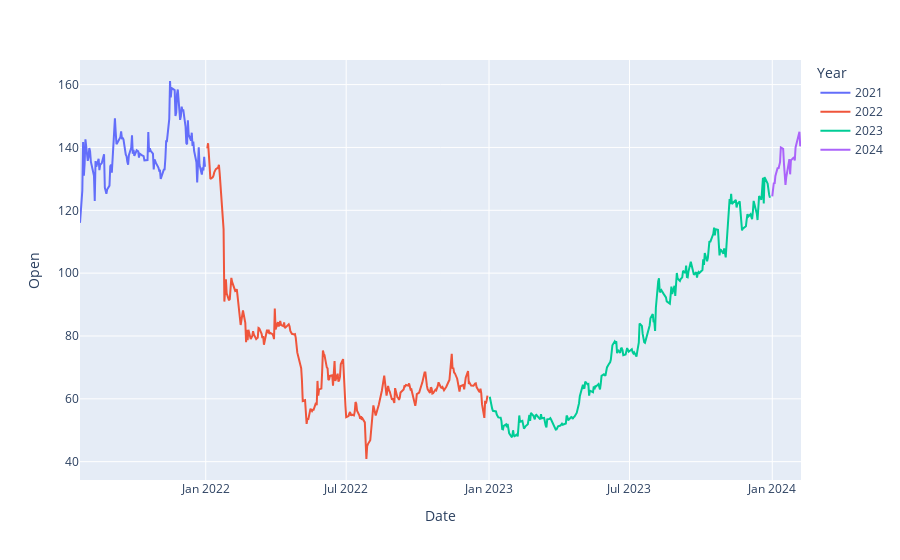
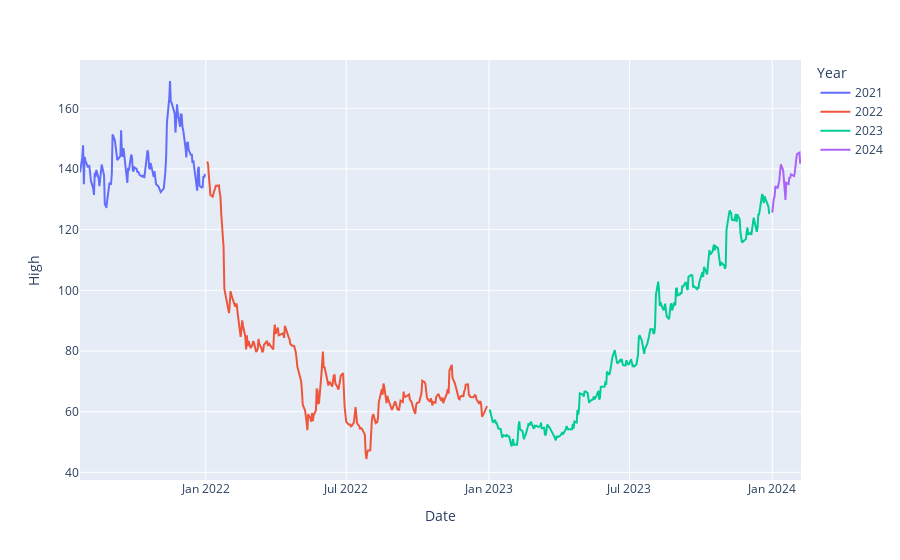
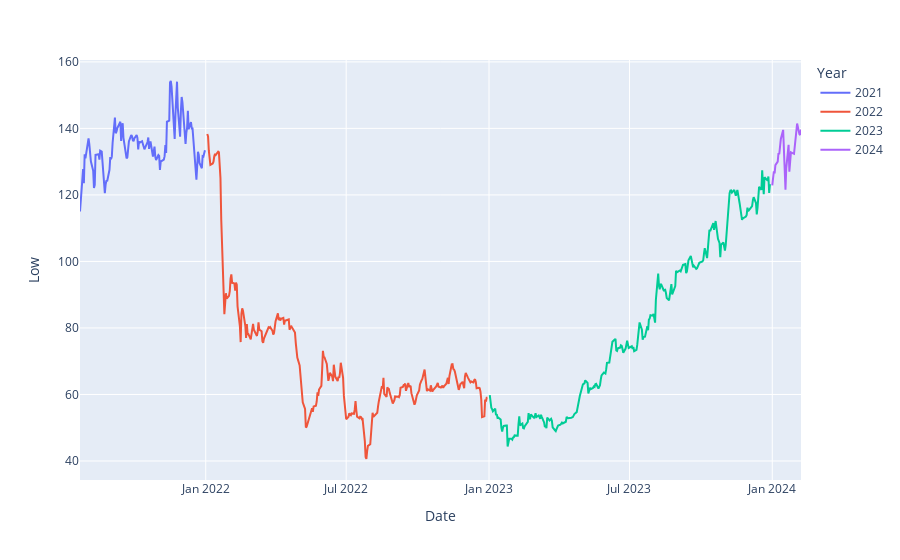
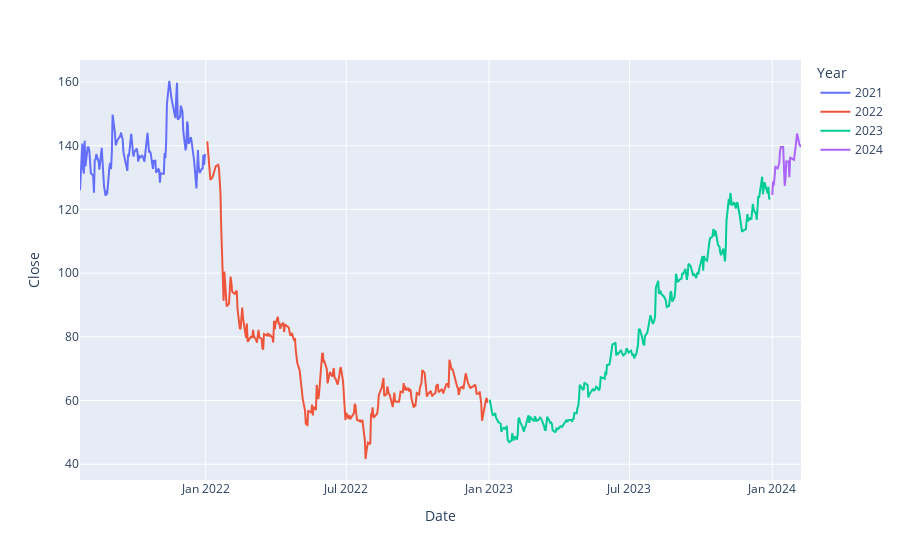

Source (notebook cell) for these figures, in order:
### Code cell
for i in df.columns [1 :7]:
    fig = px.line(df, x="Date", y=i , color= "Year")
    fig.show()

### Figure 1 — Plotly figure (JSON) as saved in the notebook; plotly's stock layout.template omitted (floating-point values rounded to 4 significant figures; data arrays with more than 128 entries replaced by an {"elided": "..."} marker saying what was removed)
{"data": [{"hovertemplate": "Year=2021<br>Date=%{x}<br>Open=%{y}<extra></extra>", "legendgroup": "2021", "line": {"color": "#636efa", "dash": "solid"}, "marker": {"symbol": "circle"}, "mode": "lines", "name": "2021", "orientation": "v", "showlegend": true, "type": "scatter", "x": ["2021-07-23", "2021-07-26", "2021-07-27", "2021-07-28", "2021-07-29", "2021-07-30", "2021-08-02", "2021-08-03", "2021-08-04", "2021-08-05", "2021-08-06", "2021-08-09", "2021-08-10", "2021-08-11", "2021-08-12", "2021-08-13", "2021-08-16", "2021-08-17", "2021-08-18", "2021-08-20", "2021-08-23", "2021-08-24", "2021-08-25", "2021-08-26", "2021-08-27", "2021-08-30", "2021-08-31", "2021-09-01", "2021-09-02", "2021-09-03", "2021-09-06", "2021-09-07", "2021-09-08", "2021-09-09", "2021-09-13", "2021-09-14", "2021-09-15", "2021-09-16", "2021-09-17", "2021-09-20", "2021-09-21", "2021-09-22", "2021-09-23", "2021-09-24", "2021-09-27", "2021-09-28", "2021-09-29", "2021-09-30", "2021-10-01", "2021-10-04", "2021-10-05", "2021-10-06", "2021-10-07", "2021-10-08", "2021-10-11", "2021-10-12", "2021-10-13", "2021-10-14", "2021-10-18", "2021-10-19", "2021-10-20", "2021-10-21", "2021-10-22", "2021-10-25", "2021-10-26", "2021-10-27", "2021-10-28", "2021-10-29", "2021-11-01", "2021-11-02", "2021-11-03", "2021-11-04", "2021-11-08", "2021-11-09", "2021-11-10", "2021-11-11", "2021-11-12", "2021-11-15", "2021-11-16", "2021-11-17", "2021-11-18", "2021-11-22", "2021-11-23", "2021-11-24", "2021-11-25", "2021-11-26", "2021-11-29", "2021-11-30", "2021-12-01", "2021-12-02", "2021-12-03", "2021-12-06", "2021-12-07", "2021-12-08", "2021-12-09", "2021-12-10", "2021-12-13", "2021-12-14", "2021-12-15", "2021-12-16", "2021-12-17", "2021-12-20", "2021-12-21", "2021-12-22", "2021-12-23", "2021-12-24", "2021-12-27", "2021-12-28", "2021-12-29", "2021-12-30", "2021-12-31"], "xaxis": "x", "y": [116, 126.3, 141.7, 131, 134.9, 142.6, 135.8, 137, 139.8, 138.8, 135.5, 132.4, 131, 123, 135.6, 133.9, 136.4, 132.8, 134.5, 134.9, 137.8, 127.2, 126, 125.2, 126.6, 127.8, 134, 134.6, 132, 135.9, 149.2, 144.9, 141, 141.4, 143.2, 145.1, 142.9, 143, 142.6, 137.7, 137.2, 135.4, 134.5, 137.6, 139.9, 143.9, 138, 139.2, 137.3, 139.1, 138.8, 138.8, 136.8, 138, 137.5, 137.3, 137.2, 135.9, 136, 144.9, 138.5, 139.8, 138.9, 138, 133, 136.2, 135.4, 135, 133.6, 132.7, 132.9, 130, 132.9, 133, 136.5, 142, 142, 149, 161.1, 155.9, 158.9, 158.2, 150, 151.1, 157, 158.4, 148.8, 149.9, 153, 151.6, 152.1, 146.6, 141.4, 141, 148.6, 144.1, 142.2, 144.7, 140.5, 141.9, 138.9, 135.3, 128.9, 133.1, 140.1, 134.5, 131.4, 133.7, 132.7, 137.1, 133.9], "yaxis": "y"}, {"hovertemplate": "Year=2022<br>Date=%{x}<br>Open=%{y}<extra></extra>", "legendgroup": "2022", "line": {"color": "#EF553B", "dash": "solid"}, "marker": {"symbol": "circle"}, "mode": "lines", "name": "2022", "orientation": "v", "showlegend": true, "type": "scatter", "x": {"elided": "248 str values"}, "xaxis": "x", "y": {"elided": "248 float values"}, "yaxis": "y"}, {"hovertemplate": "Year=2023<br>Date=%{x}<br>Open=%{y}<extra></extra>", "legendgroup": "2023", "line": {"color": "#00cc96", "dash": "solid"}, "marker": {"symbol": "circle"}, "mode": "lines", "name": "2023", "orientation": "v", "showlegend": true, "type": "scatter", "x": {"elided": "245 str values"}, "xaxis": "x", "y": {"elided": "245 float values"}, "yaxis": "y"}, {"hovertemplate": "Year=2024<br>Date=%{x}<br>Open=%{y}<extra></extra>", "legendgroup": "2024", "line": {"color": "#ab63fa", "dash": "solid"}, "marker": {"symbol": "circle"}, "mode": "lines", "name": "2024", "orientation": "v", "showlegend": true, "type": "scatter", "x": ["2024-01-01", "2024-01-02", "2024-01-03", "2024-01-04", "2024-01-05", "2024-01-08", "2024-01-09", "2024-01-10", "2024-01-11", "2024-01-12", "2024-01-15", "2024-01-16", "2024-01-17", "2024-01-18", "2024-01-19", "2024-01-22", "2024-01-23", "2024-01-24", "2024-01-25", "2024-01-29", "2024-01-30", "2024-01-31", "2024-02-01", "2024-02-02", "2024-02-05", "2024-02-06", "2024-02-07"], "xaxis": "x", "y": [124.4, 127, 128.8, 128.4, 130.9, 133.6, 133.2, 134.2, 135.3, 140, 139.6, 135, 132.4, 128.1, 130.5, 135.1, 136.3, 131.4, 135.9, 136.9, 135.9, 140, 141, 141.8, 145, 140.4, 141], "yaxis": "y"}], "layout": {"legend": {"title": {"text": "Year"}, "tracegroupgap": 0}, "margin": {"t": 60}, "xaxis": {"anchor": "y", "domain": [0, 1], "title": {"text": "Date"}}, "yaxis": {"anchor": "x", "domain": [0, 1], "title": {"text": "Open"}}}}

### Figure 2 — Plotly figure (JSON) as saved in the notebook; plotly's stock layout.template omitted (floating-point values rounded to 4 significant figures; data arrays with more than 128 entries replaced by an {"elided": "..."} marker saying what was removed)
{"data": [{"hovertemplate": "Year=2021<br>Date=%{x}<br>High=%{y}<extra></extra>", "legendgroup": "2021", "line": {"color": "#636efa", "dash": "solid"}, "marker": {"symbol": "circle"}, "mode": "lines", "name": "2021", "orientation": "v", "showlegend": true, "type": "scatter", "x": ["2021-07-23", "2021-07-26", "2021-07-27", "2021-07-28", "2021-07-29", "2021-07-30", "2021-08-02", "2021-08-03", "2021-08-04", "2021-08-05", "2021-08-06", "2021-08-09", "2021-08-10", "2021-08-11", "2021-08-12", "2021-08-13", "2021-08-16", "2021-08-17", "2021-08-18", "2021-08-20", "2021-08-23", "2021-08-24", "2021-08-25", "2021-08-26", "2021-08-27", "2021-08-30", "2021-08-31", "2021-09-01", "2021-09-02", "2021-09-03", "2021-09-06", "2021-09-07", "2021-09-08", "2021-09-09", "2021-09-13", "2021-09-14", "2021-09-15", "2021-09-16", "2021-09-17", "2021-09-20", "2021-09-21", "2021-09-22", "2021-09-23", "2021-09-24", "2021-09-27", "2021-09-28", "2021-09-29", "2021-09-30", "2021-10-01", "2021-10-04", "2021-10-05", "2021-10-06", "2021-10-07", "2021-10-08", "2021-10-11", "2021-10-12", "2021-10-13", "2021-10-14", "2021-10-18", "2021-10-19", "2021-10-20", "2021-10-21", "2021-10-22", "2021-10-25", "2021-10-26", "2021-10-27", "2021-10-28", "2021-10-29", "2021-11-01", "2021-11-02", "2021-11-03", "2021-11-04", "2021-11-08", "2021-11-09", "2021-11-10", "2021-11-11", "2021-11-12", "2021-11-15", "2021-11-16", "2021-11-17", "2021-11-18", "2021-11-22", "2021-11-23", "2021-11-24", "2021-11-25", "2021-11-26", "2021-11-29", "2021-11-30", "2021-12-01", "2021-12-02", "2021-12-03", "2021-12-06", "2021-12-07", "2021-12-08", "2021-12-09", "2021-12-10", "2021-12-13", "2021-12-14", "2021-12-15", "2021-12-16", "2021-12-17", "2021-12-20", "2021-12-21", "2021-12-22", "2021-12-23", "2021-12-24", "2021-12-27", "2021-12-28", "2021-12-29", "2021-12-30", "2021-12-31"], "xaxis": "x", "y": [138.9, 143.8, 147.8, 135, 144, 142.7, 140.8, 140.8, 141, 138.9, 136.2, 133.6, 131.4, 138.8, 137.4, 139.8, 136.9, 134.4, 136.8, 141.4, 137.8, 127.9, 128.5, 127.2, 129.5, 135.4, 135.2, 135.1, 138.5, 151.4, 149.4, 146.9, 143.6, 142.9, 144.2, 152.8, 145, 144, 146.9, 140.9, 138, 135.4, 140.4, 139.5, 144.8, 143.9, 139.5, 139.2, 140.5, 140, 138.8, 139.2, 138.4, 138, 137.5, 137.8, 137.4, 137.3, 146.1, 145.1, 140.4, 139.9, 142, 138.9, 137.4, 139.2, 136.5, 135, 134.3, 133.6, 132.9, 132.4, 133.6, 138.9, 139.1, 144, 155.2, 163.3, 169, 162.2, 161.9, 158.2, 152, 156.4, 161.3, 158.4, 153.9, 158, 157.9, 153.8, 152.8, 146.9, 143.8, 148.6, 148.6, 146.4, 144.4, 144.9, 142, 142.9, 141, 135.8, 132.9, 139.8, 140.8, 134.5, 133.9, 134, 137.7, 137.1, 138.4], "yaxis": "y"}, {"hovertemplate": "Year=2022<br>Date=%{x}<br>High=%{y}<extra></extra>", "legendgroup": "2022", "line": {"color": "#EF553B", "dash": "solid"}, "marker": {"symbol": "circle"}, "mode": "lines", "name": "2022", "orientation": "v", "showlegend": true, "type": "scatter", "x": {"elided": "248 str values"}, "xaxis": "x", "y": {"elided": "248 float values"}, "yaxis": "y"}, {"hovertemplate": "Year=2023<br>Date=%{x}<br>High=%{y}<extra></extra>", "legendgroup": "2023", "line": {"color": "#00cc96", "dash": "solid"}, "marker": {"symbol": "circle"}, "mode": "lines", "name": "2023", "orientation": "v", "showlegend": true, "type": "scatter", "x": {"elided": "245 str values"}, "xaxis": "x", "y": {"elided": "245 float values"}, "yaxis": "y"}, {"hovertemplate": "Year=2024<br>Date=%{x}<br>High=%{y}<extra></extra>", "legendgroup": "2024", "line": {"color": "#ab63fa", "dash": "solid"}, "marker": {"symbol": "circle"}, "mode": "lines", "name": "2024", "orientation": "v", "showlegend": true, "type": "scatter", "x": ["2024-01-01", "2024-01-02", "2024-01-03", "2024-01-04", "2024-01-05", "2024-01-08", "2024-01-09", "2024-01-10", "2024-01-11", "2024-01-12", "2024-01-15", "2024-01-16", "2024-01-17", "2024-01-18", "2024-01-19", "2024-01-22", "2024-01-23", "2024-01-24", "2024-01-25", "2024-01-29", "2024-01-30", "2024-01-31", "2024-02-01", "2024-02-02", "2024-02-05", "2024-02-06", "2024-02-07"], "xaxis": "x", "y": [125.6, 129.4, 130.2, 130.9, 134.4, 133.6, 135, 136.1, 139, 141.5, 139.6, 135.3, 132.4, 129.8, 135.5, 135.1, 137.3, 136.9, 138.2, 137.7, 138.8, 142, 143.5, 145, 145.4, 141.8, 142.9], "yaxis": "y"}], "layout": {"legend": {"title": {"text": "Year"}, "tracegroupgap": 0}, "margin": {"t": 60}, "xaxis": {"anchor": "y", "domain": [0, 1], "title": {"text": "Date"}}, "yaxis": {"anchor": "x", "domain": [0, 1], "title": {"text": "High"}}}}

### Figure 3 — Plotly figure (JSON) as saved in the notebook; plotly's stock layout.template omitted (floating-point values rounded to 4 significant figures; data arrays with more than 128 entries replaced by an {"elided": "..."} marker saying what was removed)
{"data": [{"hovertemplate": "Year=2021<br>Date=%{x}<br>Low=%{y}<extra></extra>", "legendgroup": "2021", "line": {"color": "#636efa", "dash": "solid"}, "marker": {"symbol": "circle"}, "mode": "lines", "name": "2021", "orientation": "v", "showlegend": true, "type": "scatter", "x": ["2021-07-23", "2021-07-26", "2021-07-27", "2021-07-28", "2021-07-29", "2021-07-30", "2021-08-02", "2021-08-03", "2021-08-04", "2021-08-05", "2021-08-06", "2021-08-09", "2021-08-10", "2021-08-11", "2021-08-12", "2021-08-13", "2021-08-16", "2021-08-17", "2021-08-18", "2021-08-20", "2021-08-23", "2021-08-24", "2021-08-25", "2021-08-26", "2021-08-27", "2021-08-30", "2021-08-31", "2021-09-01", "2021-09-02", "2021-09-03", "2021-09-06", "2021-09-07", "2021-09-08", "2021-09-09", "2021-09-13", "2021-09-14", "2021-09-15", "2021-09-16", "2021-09-17", "2021-09-20", "2021-09-21", "2021-09-22", "2021-09-23", "2021-09-24", "2021-09-27", "2021-09-28", "2021-09-29", "2021-09-30", "2021-10-01", "2021-10-04", "2021-10-05", "2021-10-06", "2021-10-07", "2021-10-08", "2021-10-11", "2021-10-12", "2021-10-13", "2021-10-14", "2021-10-18", "2021-10-19", "2021-10-20", "2021-10-21", "2021-10-22", "2021-10-25", "2021-10-26", "2021-10-27", "2021-10-28", "2021-10-29", "2021-11-01", "2021-11-02", "2021-11-03", "2021-11-04", "2021-11-08", "2021-11-09", "2021-11-10", "2021-11-11", "2021-11-12", "2021-11-15", "2021-11-16", "2021-11-17", "2021-11-18", "2021-11-22", "2021-11-23", "2021-11-24", "2021-11-25", "2021-11-26", "2021-11-29", "2021-11-30", "2021-12-01", "2021-12-02", "2021-12-03", "2021-12-06", "2021-12-07", "2021-12-08", "2021-12-09", "2021-12-10", "2021-12-13", "2021-12-14", "2021-12-15", "2021-12-16", "2021-12-17", "2021-12-20", "2021-12-21", "2021-12-22", "2021-12-23", "2021-12-24", "2021-12-27", "2021-12-28", "2021-12-29", "2021-12-30", "2021-12-31"], "xaxis": "x", "y": [115, 125.3, 127.8, 123.6, 132.2, 131, 135.1, 137, 135.2, 132, 130.1, 127.2, 122.1, 123, 132.1, 132.1, 132.2, 130.6, 133.3, 133, 124.8, 120.5, 123.1, 124.3, 124.1, 127.6, 131.4, 130.7, 131.5, 135.6, 143.2, 138.6, 139.1, 140, 142, 136.2, 140.8, 141.5, 137.1, 133.2, 131, 131.3, 133.1, 136.1, 138, 137.6, 136.5, 136.1, 137, 138, 137.1, 133.7, 136.1, 135.7, 136.1, 135.5, 134.4, 133.7, 135.9, 137.2, 133.9, 135.8, 135.8, 131.6, 133, 134.5, 131.5, 130.5, 132, 131.8, 127.5, 130, 130.6, 131.6, 135, 132.6, 142, 142.4, 153.8, 154.2, 152.5, 136.8, 144.2, 149.6, 154.1, 146.2, 137.5, 145.3, 149.4, 147.8, 143.9, 135.3, 138.6, 140.2, 145.3, 139.8, 141.9, 140, 140, 137.4, 132.4, 124.6, 128.6, 133, 132.1, 129.6, 128, 131.6, 131.6, 133.3, 133.4], "yaxis": "y"}, {"hovertemplate": "Year=2022<br>Date=%{x}<br>Low=%{y}<extra></extra>", "legendgroup": "2022", "line": {"color": "#EF553B", "dash": "solid"}, "marker": {"symbol": "circle"}, "mode": "lines", "name": "2022", "orientation": "v", "showlegend": true, "type": "scatter", "x": {"elided": "248 str values"}, "xaxis": "x", "y": {"elided": "248 float values"}, "yaxis": "y"}, {"hovertemplate": "Year=2023<br>Date=%{x}<br>Low=%{y}<extra></extra>", "legendgroup": "2023", "line": {"color": "#00cc96", "dash": "solid"}, "marker": {"symbol": "circle"}, "mode": "lines", "name": "2023", "orientation": "v", "showlegend": true, "type": "scatter", "x": {"elided": "245 str values"}, "xaxis": "x", "y": {"elided": "245 float values"}, "yaxis": "y"}, {"hovertemplate": "Year=2024<br>Date=%{x}<br>Low=%{y}<extra></extra>", "legendgroup": "2024", "line": {"color": "#ab63fa", "dash": "solid"}, "marker": {"symbol": "circle"}, "mode": "lines", "name": "2024", "orientation": "v", "showlegend": true, "type": "scatter", "x": ["2024-01-01", "2024-01-02", "2024-01-03", "2024-01-04", "2024-01-05", "2024-01-08", "2024-01-09", "2024-01-10", "2024-01-11", "2024-01-12", "2024-01-15", "2024-01-16", "2024-01-17", "2024-01-18", "2024-01-19", "2024-01-22", "2024-01-23", "2024-01-24", "2024-01-25", "2024-01-29", "2024-01-30", "2024-01-31", "2024-02-01", "2024-02-02", "2024-02-05", "2024-02-06", "2024-02-07"], "xaxis": "x", "y": [122.8, 125.5, 127.1, 126.4, 128.9, 130, 132.6, 132.2, 135.1, 136.8, 139.6, 131, 126.8, 121.6, 128, 135.1, 127, 129.8, 132.8, 132.4, 134.6, 138, 138.6, 141.4, 138.2, 138.1, 139.6], "yaxis": "y"}], "layout": {"legend": {"title": {"text": "Year"}, "tracegroupgap": 0}, "margin": {"t": 60}, "xaxis": {"anchor": "y", "domain": [0, 1], "title": {"text": "Date"}}, "yaxis": {"anchor": "x", "domain": [0, 1], "title": {"text": "Low"}}}}

### Figure 4 — Plotly figure (JSON) as saved in the notebook; plotly's stock layout.template omitted (floating-point values rounded to 4 significant figures; data arrays with more than 128 entries replaced by an {"elided": "..."} marker saying what was removed)
{"data": [{"hovertemplate": "Year=2021<br>Date=%{x}<br>Close=%{y}<extra></extra>", "legendgroup": "2021", "line": {"color": "#636efa", "dash": "solid"}, "marker": {"symbol": "circle"}, "mode": "lines", "name": "2021", "orientation": "v", "showlegend": true, "type": "scatter", "x": ["2021-07-23", "2021-07-26", "2021-07-27", "2021-07-28", "2021-07-29", "2021-07-30", "2021-08-02", "2021-08-03", "2021-08-04", "2021-08-05", "2021-08-06", "2021-08-09", "2021-08-10", "2021-08-11", "2021-08-12", "2021-08-13", "2021-08-16", "2021-08-17", "2021-08-18", "2021-08-20", "2021-08-23", "2021-08-24", "2021-08-25", "2021-08-26", "2021-08-27", "2021-08-30", "2021-08-31", "2021-09-01", "2021-09-02", "2021-09-03", "2021-09-06", "2021-09-07", "2021-09-08", "2021-09-09", "2021-09-13", "2021-09-14", "2021-09-15", "2021-09-16", "2021-09-17", "2021-09-20", "2021-09-21", "2021-09-22", "2021-09-23", "2021-09-24", "2021-09-27", "2021-09-28", "2021-09-29", "2021-09-30", "2021-10-01", "2021-10-04", "2021-10-05", "2021-10-06", "2021-10-07", "2021-10-08", "2021-10-11", "2021-10-12", "2021-10-13", "2021-10-14", "2021-10-18", "2021-10-19", "2021-10-20", "2021-10-21", "2021-10-22", "2021-10-25", "2021-10-26", "2021-10-27", "2021-10-28", "2021-10-29", "2021-11-01", "2021-11-02", "2021-11-03", "2021-11-04", "2021-11-08", "2021-11-09", "2021-11-10", "2021-11-11", "2021-11-12", "2021-11-15", "2021-11-16", "2021-11-17", "2021-11-18", "2021-11-22", "2021-11-23", "2021-11-24", "2021-11-25", "2021-11-26", "2021-11-29", "2021-11-30", "2021-12-01", "2021-12-02", "2021-12-03", "2021-12-06", "2021-12-07", "2021-12-08", "2021-12-09", "2021-12-10", "2021-12-13", "2021-12-14", "2021-12-15", "2021-12-16", "2021-12-17", "2021-12-20", "2021-12-21", "2021-12-22", "2021-12-23", "2021-12-24", "2021-12-27", "2021-12-28", "2021-12-29", "2021-12-30", "2021-12-31"], "xaxis": "x", "y": [126, 140.6, 132.9, 131.2, 141.6, 133.5, 139.7, 139.4, 138.4, 134.9, 131.4, 130.6, 125.2, 135.6, 135.4, 137.4, 134.9, 132.5, 134.9, 139.3, 127.2, 125, 124.2, 125.8, 124.7, 133.6, 134.6, 132.6, 137.6, 149.8, 144.1, 140.1, 141.2, 141.6, 143.1, 144.1, 142.6, 142.1, 137.9, 134.3, 133.4, 132.1, 137.3, 136.6, 143.7, 139, 138.5, 136.6, 138, 139.1, 137.9, 134.9, 137.1, 136.1, 136.9, 136.6, 135.4, 135, 144.1, 138.6, 137.9, 138.1, 137.8, 132.7, 135.4, 134.8, 135.6, 131.6, 132.6, 132.4, 128.4, 131.4, 131.1, 137.6, 136.1, 140.9, 153, 160.3, 157.6, 156.6, 154.7, 149.8, 148.7, 155.5, 159.8, 148.1, 149.1, 152.6, 151.4, 150.6, 144.9, 138.6, 139.8, 147.6, 146.2, 140.6, 142.6, 140.6, 140.6, 138.4, 135.4, 126.6, 131.6, 138.6, 133, 131.4, 132.8, 132.9, 137.1, 133.9, 137.4], "yaxis": "y"}, {"hovertemplate": "Year=2022<br>Date=%{x}<br>Close=%{y}<extra></extra>", "legendgroup": "2022", "line": {"color": "#EF553B", "dash": "solid"}, "marker": {"symbol": "circle"}, "mode": "lines", "name": "2022", "orientation": "v", "showlegend": true, "type": "scatter", "x": {"elided": "248 str values"}, "xaxis": "x", "y": {"elided": "248 float values"}, "yaxis": "y"}, {"hovertemplate": "Year=2023<br>Date=%{x}<br>Close=%{y}<extra></extra>", "legendgroup": "2023", "line": {"color": "#00cc96", "dash": "solid"}, "marker": {"symbol": "circle"}, "mode": "lines", "name": "2023", "orientation": "v", "showlegend": true, "type": "scatter", "x": {"elided": "245 str values"}, "xaxis": "x", "y": {"elided": "245 float values"}, "yaxis": "y"}, {"hovertemplate": "Year=2024<br>Date=%{x}<br>Close=%{y}<extra></extra>", "legendgroup": "2024", "line": {"color": "#ab63fa", "dash": "solid"}, "marker": {"symbol": "circle"}, "mode": "lines", "name": "2024", "orientation": "v", "showlegend": true, "type": "scatter", "x": ["2024-01-01", "2024-01-02", "2024-01-03", "2024-01-04", "2024-01-05", "2024-01-08", "2024-01-09", "2024-01-10", "2024-01-11", "2024-01-12", "2024-01-15", "2024-01-16", "2024-01-17", "2024-01-18", "2024-01-19", "2024-01-22", "2024-01-23", "2024-01-24", "2024-01-25", "2024-01-29", "2024-01-30", "2024-01-31", "2024-02-01", "2024-02-02", "2024-02-05", "2024-02-06", "2024-02-07"], "xaxis": "x", "y": [124.5, 128.7, 127.6, 129.8, 133.3, 132.9, 134.3, 134.6, 138.4, 139.6, 139.6, 133.6, 127.4, 129.4, 135.1, 135.1, 130.1, 136.2, 136.1, 135.6, 137.2, 139.6, 140.6, 143.8, 140.2, 139.9, 140.4], "yaxis": "y"}], "layout": {"legend": {"title": {"text": "Year"}, "tracegroupgap": 0}, "margin": {"t": 60}, "xaxis": {"anchor": "y", "domain": [0, 1], "title": {"text": "Date"}}, "yaxis": {"anchor": "x", "domain": [0, 1], "title": {"text": "Close"}}}}
